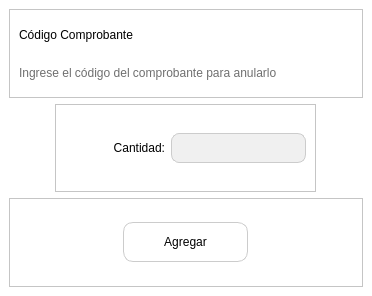
<?xml version="1.0" encoding="UTF-8"?>
<ui version="4.0">
 <class>MainWindow</class>
 <widget class="QMainWindow" name="MainWindow">
  <property name="geometry">
   <rect>
    <x>0</x>
    <y>0</y>
    <width>372</width>
    <height>296</height>
   </rect>
  </property>
  <property name="windowTitle">
   <string>MainWindow</string>
  </property>
  <property name="styleSheet">
   <string notr="true">background-color: rgb(255, 255, 255);</string>
  </property>
  <widget class="QWidget" name="centralwidget">
   <layout class="QGridLayout" name="gridLayout">
    <item row="1" column="0" alignment="Qt::AlignHCenter">
     <widget class="QFrame" name="frame_6">
      <property name="frameShape">
       <enum>QFrame::StyledPanel</enum>
      </property>
      <property name="frameShadow">
       <enum>QFrame::Raised</enum>
      </property>
      <layout class="QGridLayout" name="gridLayout_3">
       <item row="0" column="0">
        <widget class="QLabel" name="label_13">
         <property name="minimumSize">
          <size>
           <width>100</width>
           <height>0</height>
          </size>
         </property>
         <property name="styleSheet">
          <string notr="true">color: rgb(0, 0, 0);
font: bold 9pt &quot;Nunito&quot;;</string>
         </property>
         <property name="text">
          <string>Cantidad:</string>
         </property>
         <property name="alignment">
          <set>Qt::AlignRight|Qt::AlignTrailing|Qt::AlignVCenter</set>
         </property>
        </widget>
       </item>
       <item row="0" column="1">
        <widget class="QLineEdit" name="lineEdit">
         <property name="minimumSize">
          <size>
           <width>0</width>
           <height>0</height>
          </size>
         </property>
         <property name="maximumSize">
          <size>
           <width>250</width>
           <height>16777215</height>
          </size>
         </property>
         <property name="styleSheet">
          <string notr="true">QLineEdit {
    background-color: #f0f0f0; /* Color de fondo deseado */
    border: 1px solid #ccc; /* Color del borde deseado */
    padding: 5px; /* Espacio alrededor del texto */
    color: rgb(0, 0, 0); /* Color del texto deseado */
  	font: 9pt &quot;Nunito&quot;; /* Fuente deseada */
    font-size: 14px; /* Tamaño de fuente deseado */
    border-radius: 8px; /* Redondear las esquinas */
}
</string>
         </property>
         <property name="text">
          <string/>
         </property>
         <property name="alignment">
          <set>Qt::AlignRight|Qt::AlignTrailing|Qt::AlignVCenter</set>
         </property>
        </widget>
       </item>
      </layout>
     </widget>
    </item>
    <item row="0" column="0">
     <widget class="QFrame" name="frame_2">
      <property name="minimumSize">
       <size>
        <width>350</width>
        <height>0</height>
       </size>
      </property>
      <property name="maximumSize">
       <size>
        <width>650</width>
        <height>16777215</height>
       </size>
      </property>
      <property name="frameShape">
       <enum>QFrame::StyledPanel</enum>
      </property>
      <property name="frameShadow">
       <enum>QFrame::Raised</enum>
      </property>
      <layout class="QVBoxLayout" name="verticalLayout_2">
       <item>
        <widget class="QLabel" name="label_11">
         <property name="styleSheet">
          <string notr="true">color: rgb(0, 0, 0);
font: bold 12pt &quot;Nunito&quot;;</string>
         </property>
         <property name="text">
          <string>Código Comprobante</string>
         </property>
        </widget>
       </item>
       <item>
        <widget class="QLabel" name="label_12">
         <property name="maximumSize">
          <size>
           <width>16777215</width>
           <height>55</height>
          </size>
         </property>
         <property name="styleSheet">
          <string notr="true">color: rgb(111, 111, 111);
font: bold 8pt &quot;Nunito&quot;;</string>
         </property>
         <property name="text">
          <string>Ingrese el código del comprobante para anularlo</string>
         </property>
        </widget>
       </item>
      </layout>
     </widget>
    </item>
    <item row="2" column="0">
     <widget class="QFrame" name="frame_3">
      <property name="frameShape">
       <enum>QFrame::StyledPanel</enum>
      </property>
      <property name="frameShadow">
       <enum>QFrame::Raised</enum>
      </property>
      <layout class="QGridLayout" name="gridLayout_2">
       <item row="0" column="0">
        <widget class="QPushButton" name="btn_codigo_comprobante">
         <property name="minimumSize">
          <size>
           <width>125</width>
           <height>0</height>
          </size>
         </property>
         <property name="maximumSize">
          <size>
           <width>125</width>
           <height>40</height>
          </size>
         </property>
         <property name="styleSheet">
          <string notr="true">QPushButton {
    border: 1px solid #ccc;
    border-radius: 10px;           /* Bordes redondeados con radio de 10 píxeles */
    padding: 5px;
	font: bold 9pt &quot;Nunito&quot;;                  /* Espaciado interno del botón */
}

QPushButton:hover{
font: bold 9pt &quot;Nunito&quot;;
background-color: #f0f0f0; /* Color de fondo deseado */
}
</string>
         </property>
         <property name="text">
          <string>Agregar</string>
         </property>
         <property name="icon">
          <iconset>
           <normaloff>InterfaceImages/lista-de-verificacion (1).png</normaloff>InterfaceImages/lista-de-verificacion (1).png</iconset>
         </property>
        </widget>
       </item>
      </layout>
     </widget>
    </item>
   </layout>
  </widget>
 </widget>
 <resources/>
 <connections/>
</ui>
